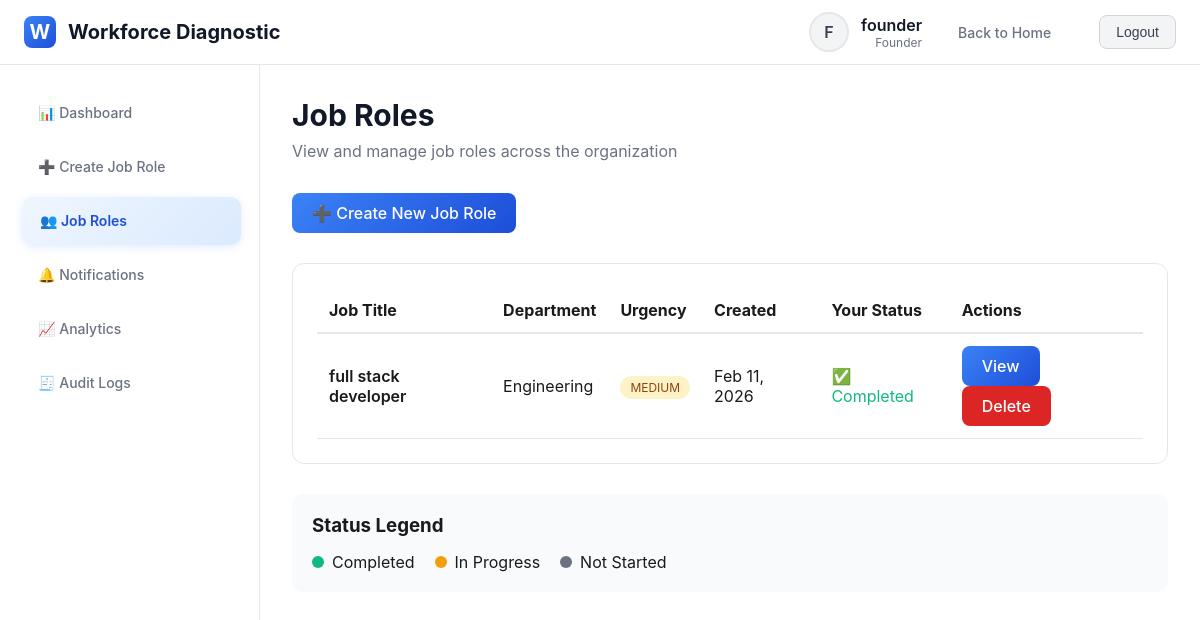
The page /job-roles/ (signed in) on the database as committed earlier.
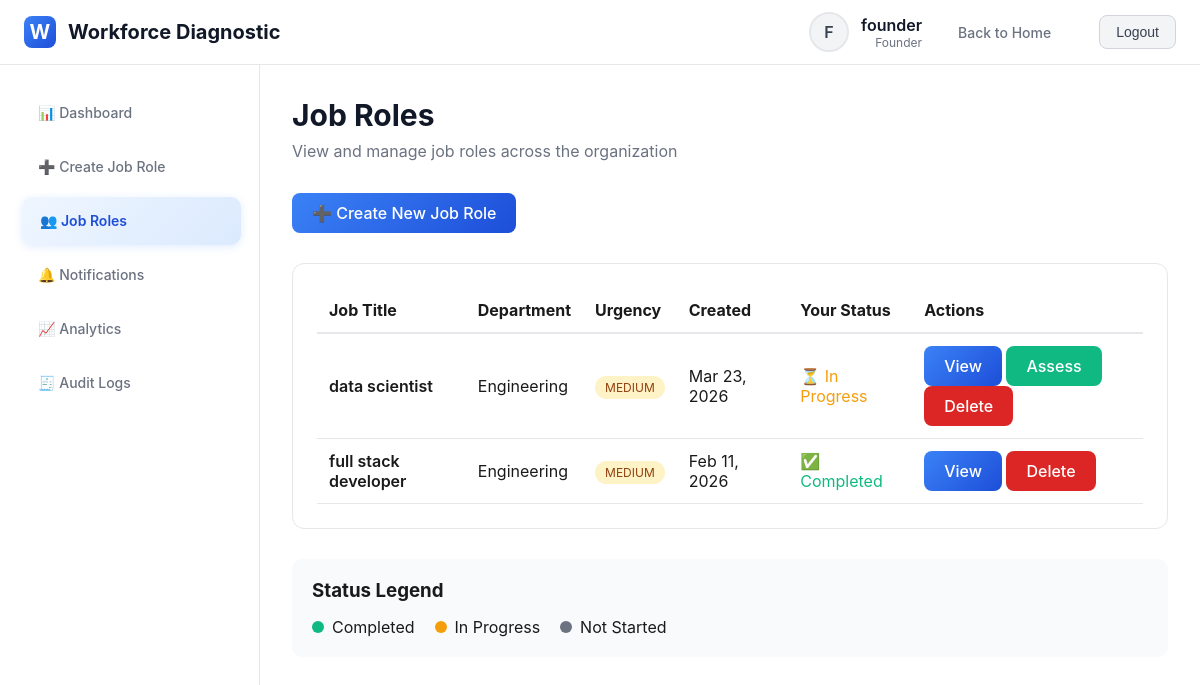
The same page on the database as committed later.
### diagnostic_app/models.py (models this page shows, shortened)
class JobRole(models.Model):
    STATUS_CHOICES = [
        ('draft', 'Draft'),
        ('active', 'Active'),
        ('completed', 'Completed'),
        ('cancelled', 'Cancelled'),
    ]
    title = models.CharField(max_length=200)
    department = models.CharField(max_length=100)
    description = models.TextField()
    required_skills = models.TextField()
    experience_level = models.CharField(max_length=50)
    budget_range = models.CharField(max_length=100)
    urgency = models.CharField(max_length=20, choices=[
        ('low', 'Low'),
        ('medium', 'Medium'),
        ('high', 'High')
    ])
    created_by = models.ForeignKey(User, on_delete=models.CASCADE, related_name='created_jobs')
    created_at = models.DateTimeField(auto_now_add=True)
    status = models.CharField(max_length=20, choices=STATUS_CHOICES, default='draft')

### diagnostic_app/views.py (the view)
# urls.py: path('job-roles/', views.job_roles_view, name='job_roles'),
@login_required
def job_roles_view(request):
    jobs = JobRole.objects.all().order_by('-created_at')
    for job in jobs:
        try:
            assignment = RoleAssignment.objects.get(job_role=job, user=request.user)
            if assignment.is_completed:
                job.user_status = 'completed'
            else:
                job.user_status = 'in_progress'
            job.can_assess = not assignment.is_completed
        except RoleAssignment.DoesNotExist:
            job.user_status = 'not_started'
            job.can_assess = False
    context = {'jobs': jobs}
    return render(request, 'diagnostic_app/job_roles.html', context)

### diagnostic_app/models.py (called while the page is built)
    def get_level(self):
        level_map = {
            'founder': 1, 'co_founder': 1,
            'ceo': 2, 'cfo': 2,
            'cto': 2, 'coo': 2, 'project_head': 2,
            'hr_manager': 3, 'recruiter': 3, 'hr_executive': 3
        }
        return level_map.get(self.role, 0)

    def can_create_job_roles(self):
        return self.role in ['founder', 'co_founder']

### diagnostic_app/templates/diagnostic_app/job_roles.html (shortened to what the changed rows need)
{% extends 'diagnostic_app/base.html' %}
{% block content %}
<div class="page-header">
    <h1>Job Roles</h1>
</div>
<div class="card">
    <div style="overflow-x: auto;">
        <table style="width: 100%; border-collapse: collapse;">
            <thead>
                <tr style="border-bottom: 2px solid #e5e7eb;">
                    <th style="padding: 12px; text-align: left;">Job Title</th>
                    <th style="padding: 12px; text-align: left;">Department</th>
                    <th style="padding: 12px; text-align: left;">Urgency</th>
                    <th style="padding: 12px; text-align: left;">Created</th>
                    <th style="padding: 12px; text-align: left;">Your Status</th>
                    <th style="padding: 12px; text-align: left;">Actions</th>
                </tr>
            </thead>
            <tbody>
                {% if jobs %}
                {% for job in jobs %}
                <tr style="border-bottom: 1px solid #e5e7eb;">
                    <td style="padding: 12px;">
                        <div style="font-weight: 600;">{{ job.title }}</div>
                    </td>
                    <td style="padding: 12px;">{{ job.department }}</td>
                    <td style="padding: 12px;">
                        <span style="padding: 4px 10px; background:
                            {% if job.urgency == 'high' %}#fee2e2; color: #991b1b;
                            {% elif job.urgency == 'medium' %}#fef3c7; color: #92400e;
                            {% else %}#d1fae5; color: #065f46;
                            {% endif %}; border-radius: 20px; font-size: 12px;">
                            {{ job.urgency|upper }}
                        </span>
                    </td>
                    <td style="padding: 12px;">{{ job.created_at|date:"M d, Y" }}</td>
                    <td style="padding: 12px;">
                        {% if job.user_status == 'completed' %}
                        <span style="color: #10b981;">✅ Completed</span>
                        {% elif job.user_status == 'in_progress' %}
                        <span style="color: #f59e0b;">⏳ In Progress</span>
                        {% else %}
                        <span style="color: #6b7280;">⏱️ Not Started</span>
                        {% endif %}
                    </td>
                    <td style="padding: 12px;">
                        <a href="{% url 'job_role_detail' job.id %}" class="btn btn-sm btn-primary">View</a>
                        {% if job.user_status != 'completed' and job.can_assess %}
                        <a href="{% url 'diagnostic' job.id %}" class="btn btn-sm btn-success">Assess</a>
                        {% endif %}
                        {% if user.role == 'founder' %}
                        <a href="{% url 'delete_job_role' job.id %}" class="btn btn-sm btn-danger"
                           onclick="return confirm('Are you sure you want to delete this job role? This action cannot be undone.')"
                           style="background: #dc2626; color: white;">Delete</a>
                        {% endif %}
                    </td>
                </tr>
                {% endfor %}
                {% endif %}
            </tbody>
        </table>
    </div>
</div>
{% endblock %}

Rows that differ between the two databases and show on the page:
added JobRole: title "data scientist", department "Engineering", urgency "MEDIUM", created_at "Mar 23, 2026", shows "⏳ In Progress", shows "Assess"
